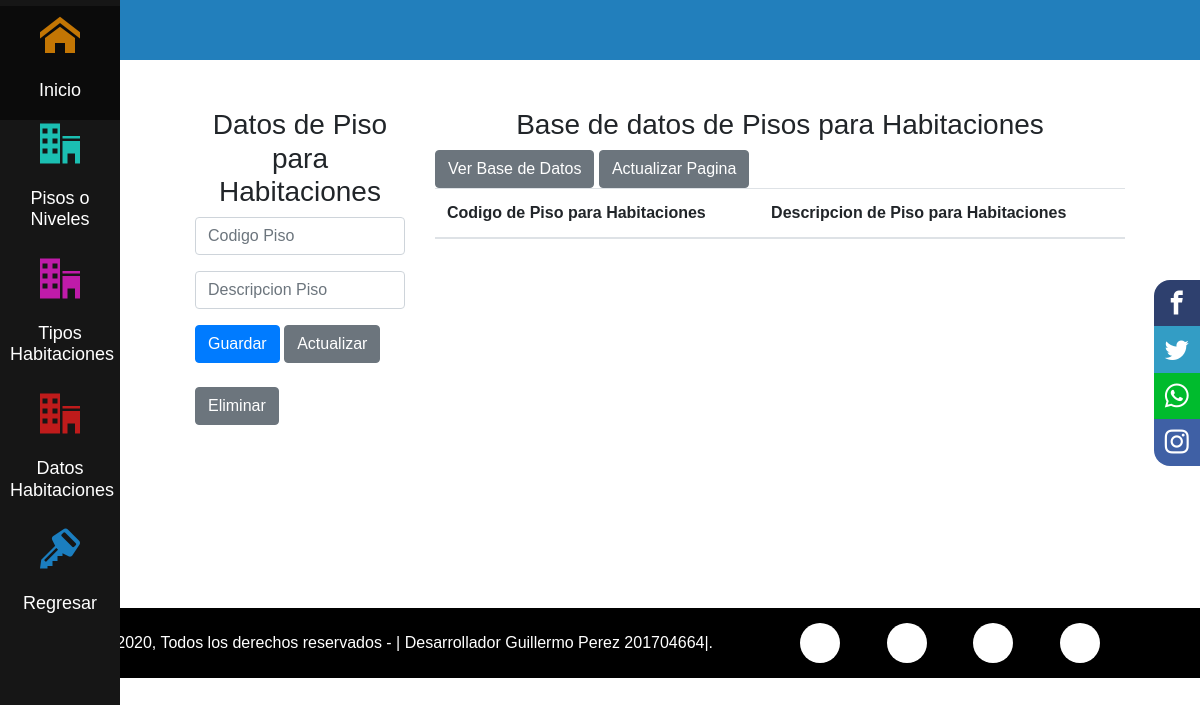
Page /rol_administrador/PisoHabitaciones.php on the earlier database version.
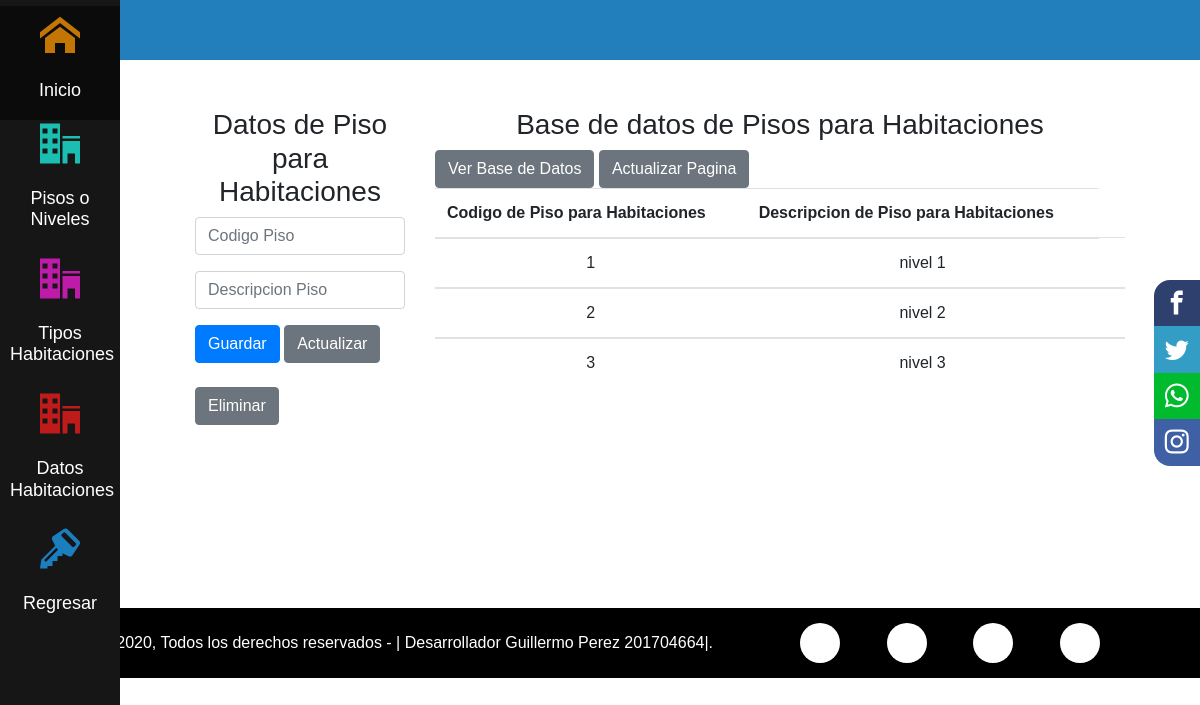
Same page on the later database version.
### tables this page shows
CREATE TABLE `piso` (
  `piso_id` int(11) NOT NULL,
  `descripcion` text NOT NULL
);

### rol_administrador/PisoHabitaciones.php (the view, shortened to what this page needs)
<?php
    include_once("diseno_pagina_Habitaciones.php");
 ?>
<!DOCTYPE html>
<html lang="en">
<head>
    <link rel="stylesheet" href="https://stackpath.bootstrapcdn.com/bootstrap/4.5.2/css/bootstrap.min.css">
</head>
<body>
<div class="content-article">
            <article>
    <br> <br>
    <div class="container">
        <div class="row">
            <div class="col-3">
                <CENTER><h3> Datos de Piso para Habitaciones </h3></CENTER>
                <form id="frminsertarclientes" method="post">
                    <div class="form-group">
                        <div>
                         <center><input type="text" class="form-control" name="txtcodigopiso" id="txtcodigopiso" placeholder="Codigo Piso"></center>
                        </div>
                    </div>
                    <div class="form-group">
                        <center><input type="text" class="form-control" name="txtDescripcion" id="txtDescripcion" placeholder="Descripcion Piso"></center>
                    </div>
                    <button type="submit" class="btn btn-primary" name="btnguardar" id="btnguardar">Guardar</button>
                    <button type="submit" class="btn btn-secondary" name="btnactualizar" id="btnactualizar">Actualizar</button>
                    <br>
                    <br>
                    <button type="submit" class="btn btn-secondary" name="btneliminar" id="btneliminar">Eliminar</button>
                </form>
            </div>
           <div class="col">
                <h3 class="text-center">Base de datos de Pisos para Habitaciones </h3>
                  <a href="PisoHabitaciones.php"><button type="submit" class="btn btn-secondary" name="btnverbasedatos" id="btnverbasedatos"> Ver Base de Datos</button> </a>
                  <a href="PisoHabitaciones.php"><button type="submit" class="btn btn-secondary" name="btnactualizar" id="btnactualizar"> Actualizar Pagina</button> </a>
                <table class="table">
                    <thead>
                        <tr>
                            <th scope="col">Codigo de Piso para Habitaciones </th>
                            <th scope="col">Descripcion de Piso para Habitaciones  </th>
                        </tr>
                    </thead>
                    <?php
                    include "daoA/conexion.php";
                    $sql = "SELECT * FROM piso";
                    $ejecutar = mysqli_query($conexion, $sql);
                    while ($fila = mysqli_fetch_array($ejecutar)){
                    ?>
                    <tbody>
                        <td> <center><?php echo $fila['piso_id']?> </center></td>
                        <td> <center><?php echo $fila['descripcion']?> </center></td>
                        <td></td>
                    </tbody>
                    <?php
                    }
                    ?>
                </table>
            </div>
        </div>
    </div>
    </article>
        </div>
        <br>
         <br>
         <br>
         <br>
         <br>
     <div class="footer-copy-redes">
                  <div class="main-copy-redes">
                        <div class="footer-copy">
                              &copy; 2020, Todos los derechos reservados - | Desarrollador Guillermo Perez 201704664|.
                        </div>
                        <div class="footer-redes">
                              <a href="#" class="fa fa-facebook"></a>
                              <a href="#" class="fa fa-twitter"></a>
                              <a href="#" class="fa fa-youtube-play"></a>
                              <a href="#" class="fa fa-github"></a>
                        </div>
                  </div>
            </div>
</body>
</html>

Differences in the rows shown:
added piso: piso_id "1", descripcion "nivel 1"
added piso: piso_id "2", descripcion "nivel 2"
added piso: piso_id "3", descripcion "nivel 3"
